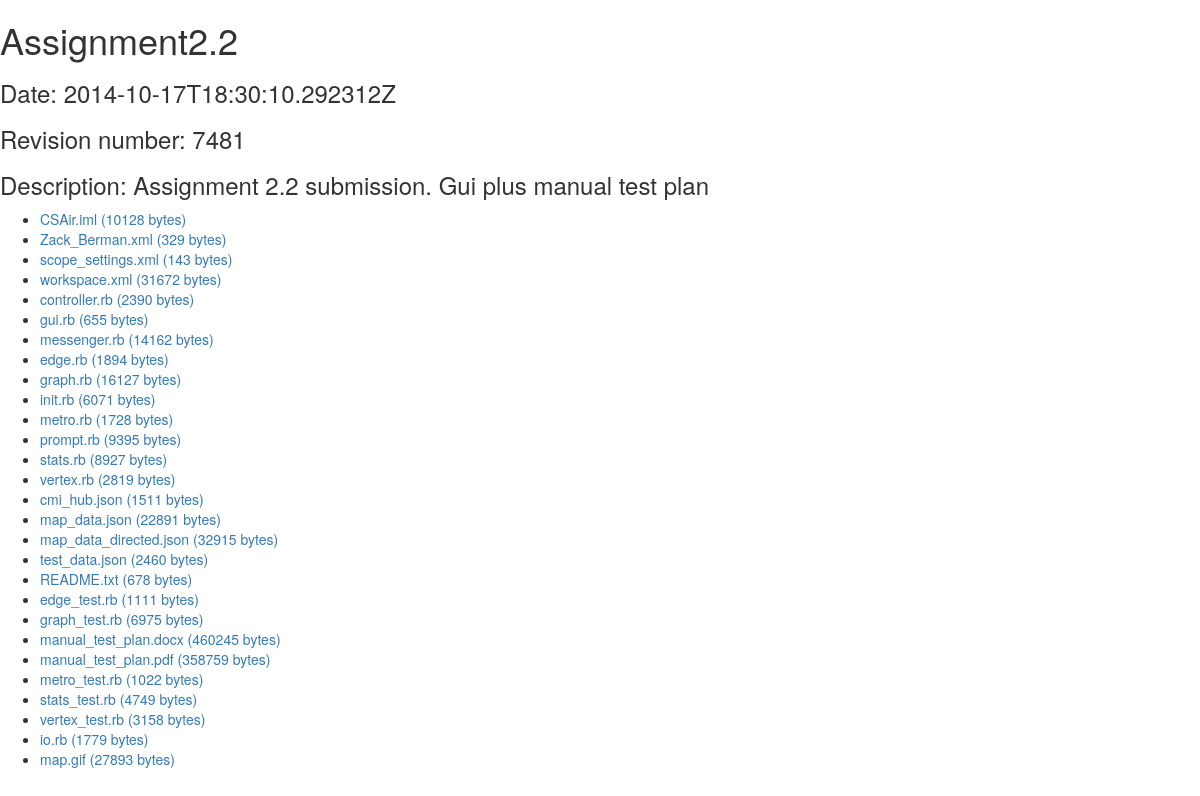
/cs242_svn/5/, run on the app's committed database.
### cs242_svn/models.py (models this page shows, shortened)
class Project(models.Model):
    project_name = models.CharField(max_length=100)
    date = models.CharField(max_length=50)
    description = models.CharField(max_length=200)
    revision = models.CharField(max_length=10)

class SVNFile(models.Model):
    project = models.ForeignKey(Project)
    path = models.CharField(max_length=200)
    name = models.CharField(max_length=100)
    size = models.CharField(max_length=10)
    revision = models.CharField(max_length=10)
    author = models.CharField(max_length=50)
    date = models.CharField(max_length=50)

### cs242_svn/views.py (the view)
# urls.py: url(r'^(?P<project_id>\d+)/$', views.file_list_view, name='detail'),
def file_list_view(request, project_id):
    project = get_object_or_404(Project, pk=project_id)
    file_list = SVNFile.objects.filter(project=project)
    return render(request, 'cs242_svn/detail.html', {'file_list': file_list, 'project': project})

### cs242_svn/templates/cs242_svn/detail.html
{% load staticfiles %}
<link rel="stylesheet" type="text/css" href="https://maxcdn.bootstrapcdn.com/bootstrap/3.2.0/css/bootstrap.min.css" />
<h1>{{ project.project_name }}</h1>
<h3>Date: {{ project.date }}</h3>
<h3>Revision number: {{ project.revision }}</h3>
<h3>Description: {{ project.description }}</h3>
{% if file_list %}
    <ul>
    {% for file in file_list %}
        <li><a href="https://subversion.ews.illinois.edu/svn/fa14-cs242/zberman2/{{ file.path }}" target="_blank">{{ file.name }} ({{ file.size }} bytes)</a></li>
    {% endfor %}
    </ul>
{% else %}
    <p>No files are available.</p>
{% endif %}

### data on the page
Project: project_name "Assignment2.2", date "2014-10-17T18:30:10.292312Z", revision "7481", description "Assignment 2.2 submission. Gui plus manual test plan"
SVNFile: name "CSAir.iml", size "10128"
SVNFile: name "Zack_Berman.xml", size "329"
SVNFile: name "scope_settings.xml", size "143"
SVNFile: name "workspace.xml", size "31672"
SVNFile: name "controller.rb", size "2390"
SVNFile: name "gui.rb", size "655"
SVNFile: name "messenger.rb", size "14162"
SVNFile: name "edge.rb", size "1894"
SVNFile: name "graph.rb", size "16127"
SVNFile: name "init.rb", size "6071"
SVNFile: name "metro.rb", size "1728"
SVNFile: name "prompt.rb", size "9395"
SVNFile: name "stats.rb", size "8927"
SVNFile: name "vertex.rb", size "2819"
SVNFile: name "cmi_hub.json", size "1511"
SVNFile: name "map_data.json", size "22891"
SVNFile: name "map_data_directed.json", size "32915"
SVNFile: name "test_data.json", size "2460"
SVNFile: name "README.txt", size "678"
SVNFile: name "edge_test.rb", size "1111"
SVNFile: name "graph_test.rb", size "6975"
SVNFile: name "manual_test_plan.docx", size "460245"
SVNFile: name "manual_test_plan.pdf", size "358759"
SVNFile: name "metro_test.rb", size "1022"
SVNFile: name "stats_test.rb", size "4749"
SVNFile: name "vertex_test.rb", size "3158"
SVNFile: name "io.rb", size "1779"
SVNFile: name "map.gif", size "27893"
